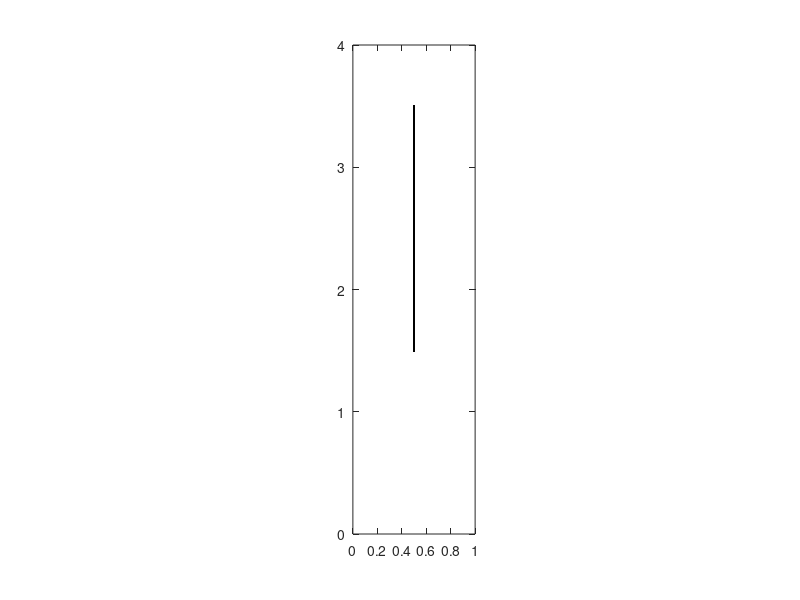

Reproduce this figure in MATLAB. (Note: this script raises an error after producing the figure.)
%% Immersed Boundary Method, 2D
% Flexible ribbon filament;

%% Initialize Parameter
clear
global Lx Ly Nx Ny Ks Kb Kt rho M mu g dt;
global h ipx ipy imx imy Nb ds kp km;
global a;
movie_or_not = 0; % whether export movie; 1->yes; 0->no.

% Global parameters
Lx = 1.0; % x size
Ly = 4.0; % y size
Nx = 64; % x mesh size
Ny = Nx/Lx*Ly; % y mesh size
Ks = 100.0; % stretch coefficient
Kb = 0.1; % bending rigidity
Kt = 500000; % target point pull back force constant
rho = 3e-4; % fluid density
M = 4e-4; % filament density
mu = 1.2e-5; % fluid viscosity
g = 980; % gravity
tmax = 2; % time range
dt = 0.000001; % discretize time
clockmax = ceil(tmax/dt);

% Mesh
h = Lx/Nx; % grid size
ipx = [(2:Nx),1];
ipy = [(2:Ny),1];
imx = [Nx,(1:(Nx-1))];
imy = [Ny,(1:(Ny-1))];

% parameters specific for this code: filament.
L = 2; % length of the filament
Nb = ceil(L/(h/2))+1; 
ds = h/2;
kp = [(2:Nb),1];
km = [Nb,(1:(Nb-1))];
ZX = Lx/2; % fixed point; first point of the filament
ZY = 7*Ly/8; % Y
alpha = -pi/2; % initial tilted angle; -pi/2 -> vertical down

% parameters specific for flow field.
u0 = -200.0; % initial uniform flow field velocity
dvorticity = 3; % delta vorticity, used to plot vorticity field
values= (-50*dvorticity):dvorticity:(50*dvorticity);

if movie_or_not == 1
    video = VideoWriter('targeted_filament.mp4','MPEG-4');
    video.FrameRate = 25;
    open(video);
end

%% Initialize Boundary and Flow Field
% generate a filament
X = zeros(Nb,2); % Boundary points
X(:,1) = ZX + ds*(0:(Nb-1))*cos(alpha);
X(:,2) = ZY + ds*(0:(Nb-1))*sin(alpha);
Y = X; % Massive boundary
Z = [ZX ZY]; % Fix the first point;
V = zeros(Nb,2);
% Coordinates, [0 h 2h ... L-h]
% Matrix index, (1 2 ... N)

% velocity of fluid flow
u=zeros(Nx,Ny,2);
[y,x] = meshgrid(0:h:Ly-h,0:h:Lx-h);
% u(:,:,2) = sin(2*pi*x/(Ly));
u(:,:,2) = u0;

% vorticity: v_x - u_y; contour plot vorticity.
vorticity=(u(ipx,:,2)-u(imx,:,2)-u(:,ipy,1)+u(:,imy,1))/(2*h);
% dvorticity=(max(max(vorticity))-min(min(vorticity)))/5;
% values= (-10*dvorticity):dvorticity:(10*dvorticity);
% valminmax=[min(values),max(values)];

figure('Position', [1 1 round(1000*Lx) round(1000*Ly)])
% set(gcf,'double','on');
% contour(x,y,vorticity,values);
contour(x,y,vorticity)
hold on
plot(X(:,1),X(:,2),'k.');
axis([0,Lx,0,Ly]);
% caxis(valminmax);
axis equal
axis manual
drawnow;
if movie_or_not == 1
    writeVideo(video,getframe(gcf));
end
hold off

%% 4D matrix, fluid solver
a = zeros(Nx,Ny,2,2); a(:,:,1,1) = ones(Nx,Ny); a(:,:,2,2) = ones(Nx,Ny);
for m1=0:(Nx-1)
  for m2=0:(Ny-1)
    if~(((m1==0)||(m1==Nx/2))&&((m2==0)||(m2==Ny/2)))
      t=[2*pi/Nx;2*pi/Ny].*[m1;m2];
      s=sin(t);
      ss=(s*s')/(s'*s);
%     a(m1+1,m2+1,:,:)=a(m1+1,m2+1,:,:)-(s*s')/(s'*s);
      a(m1+1,m2+1,1,1)=a(m1+1,m2+1,1,1)-ss(1,1);
      a(m1+1,m2+1,1,2)=a(m1+1,m2+1,1,2)-ss(1,2);
      a(m1+1,m2+1,2,1)=a(m1+1,m2+1,2,1)-ss(2,1);
      a(m1+1,m2+1,2,2)=a(m1+1,m2+1,2,2)-ss(2,2);
    end
  end
end
for m1=0:(Nx-1)
  for m2=0:(Ny-1)
    t=[pi/Nx;pi/Ny].*[m1;m2];
    s=sin(t);
    a(m1+1,m2+1,:,:)=a(m1+1,m2+1,:,:)...
                    /(1+(dt/2)*(mu/rho)*(4/(h*h))*(s'*s));
  end
end

%% Calculation
for clock=1:clockmax
  u(:,end-1:end,1) = 0;
  u(:,end-1:end,2) = u0;
  XX = X + (dt/2)*interp(u,X);
  YY = Y + (dt/2)*V;
  FF = ForceFilament(XX,YY);
  ff = spread_Filament(FF,XX);
  [u,uu] = fluid(u,ff);
  FF = Kt*(YY-XX);
  FF(1,:) = Kt*(Z-YY(1,:));
  VV = V + (-FF-repmat([0 M*g],Nb,1))*(dt/2)/M;
  X = X + dt*interp(uu,XX);
  Y = Y + dt*VV;
  V = V + (-FF-repmat([0 M*g],Nb,1))*dt/M;
  
  % Animation
  if mod(clock,1)==0
      vorticity=(u(ipx,:,2)-u(imx,:,2)-u(:,ipy,1)+u(:,imy,1))/(2*h);
      disp(max(max(vorticity))-min(min(vorticity)));
      contour(x,y,vorticity,values)
      colormap cool
      hold on
      plot(mod(X(:,1),Lx),mod(X(:,2),Ly),'ko')
      axis([0,Lx,0,Ly])
%       caxis(valminmax)
      axis equal
%       axis manual
      title(['time = ',num2str(clock*dt)])
      drawnow
      hold off
      if movie_or_not == 1
        writeVideo(video,getframe(gcf));
      end
      disp(clock*dt);
  end
end
%%
if movie_or_not == 1
    close(video);
end
